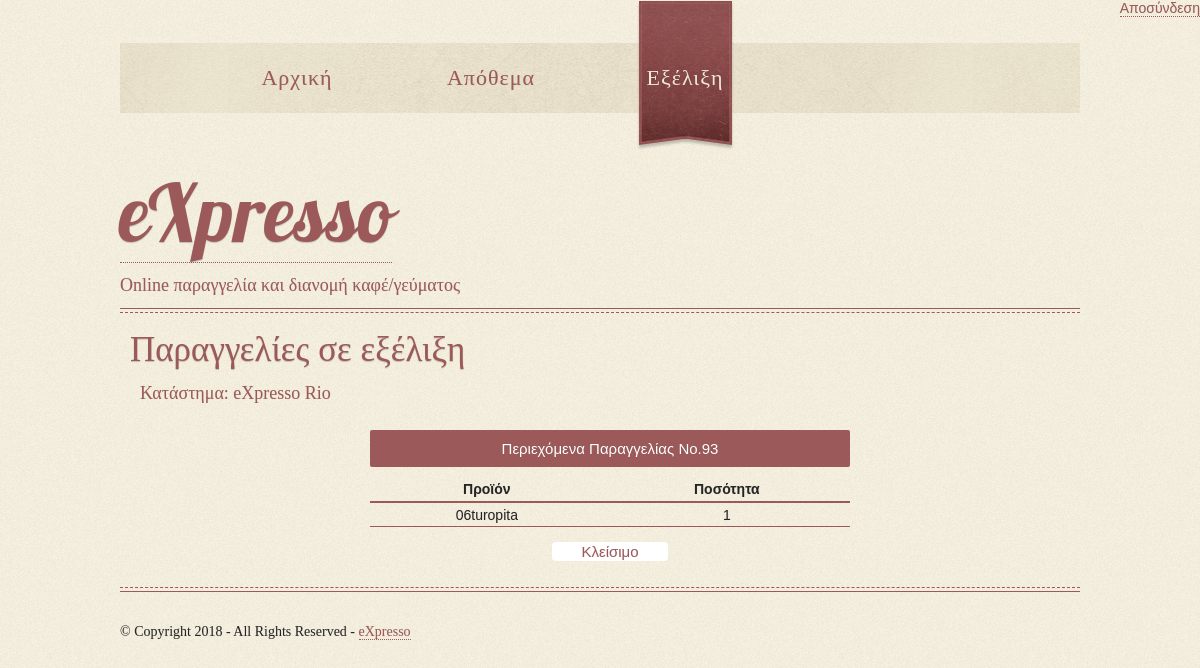
The app's page /eXpresso/orders.php?id_par=93 (signed in) with its own data.
### tables this page shows
CREATE TABLE `katasthma` (
  `onoma` varchar(50) NOT NULL,
  `odos` varchar(50) NOT NULL,
  `arithmos` int(11) NOT NULL,
  `TK` int(5) DEFAULT NULL,
  `thlefwno` varchar(10) DEFAULT NULL,
  `latitude` double DEFAULT NULL,
  `longitude` double DEFAULT NULL,
  `manager_fk` int(10) DEFAULT NULL
);

CREATE TABLE `periexei` (
  `id_par` int(11) NOT NULL,
  `id_proiontos` varchar(255) NOT NULL,
  `posothta` int(11) NOT NULL
);

### eXpresso/dbcontroller.php (called while the page is built, shortened)
<?php
class DBController
{
	private $host = "localhost";
	private $user = "root";
	private $password = "";
	private $database = "delivery";
	private $conn;
	function __construct()
	{
		$this->conn = $this->connectDB();
	}
	function connectDB()
	{
		$conn = mysqli_connect($this->host,$this->user,$this->password,$this->database);
		mysqli_query($conn,"SET CHARACTER SET utf8") or die(mysql_error());
		return $conn;
	}
	function runQuery($query)
	{
		$result = mysqli_query($this->conn,$query) or die(mysql_error());
		while($row=mysqli_fetch_assoc($result))
		{
			$resultset[] = $row;
		}
		if(!empty($resultset))
			return $resultset;
	}
	function selectQuery($query)
	{
		$result = mysqli_query($this->conn,$query) or die(mysql_error());
		$row = mysqli_fetch_array($result);
		return $row;
	}
}
?>

### eXpresso/orders.php (the view, shortened to what this page needs)
<?php
	include 'header.php';
	require ("dbcontroller.php");
	$db_handle = new DBController();
	$katasthma = $db_handle->selectQuery("SELECT * FROM katasthma WHERE manager_fk='".$_SESSION ['AFM_man']."'");
	if(isset($_GET['id_par']))
	{
		$proionta_paraggelias = $db_handle->runQuery("SELECT id_proiontos, posothta FROM periexei WHERE id_par='".$_GET['id_par']."'");
	}
?>
		  <div class="wrapper">
			  <div class="border"></div>
				<article class="fullwidth menu">
				  <h4>Παραγγελίες σε εξέλιξη</h4>
				  <p>Κατάστημα: <?php echo $katasthma["onoma"]; ?></p>
				  <br>
					<?php
					if (!empty($proionta_paraggelias))
					{
					?>
						<div id="product-grid" style="width:50%; margin: auto; text-align: center">
							<div class="txt-heading" style="font-size: 15px">Περιεχόμενα Παραγγελίας No.<?php echo $_GET["id_par"]; ?></div>
							<table cellpadding="10" cellspacing="1" align="center" style="width:100%;">
								<tbody>
									<tr height="25" style="border-bottom:#9c5959 2px solid;">
										<th style="text-align:center;"><strong>Προϊόν</strong></th>
										<th style="text-align:center;"><strong>Ποσότητα</strong></th>
									</tr>
									<?php
									foreach($proionta_paraggelias as $key=>$value)
									{
									?>
										<tr height="25">
											<td style="text-align:center; border-bottom:#9c5959 1px solid;"><?php echo $proionta_paraggelias[$key]["id_proiontos"]; ?></td>
											<td style="text-align:center; border-bottom:#9c5959 1px solid;"><?php echo $proionta_paraggelias[$key]["posothta"]; ?></td>
										</tr>
									<?php
									}
									?>
									<tr>
										<td align="center" colspan="2"><a href="orders.php"><div style="background-color: #ffffff; border: none; margin-top: 15px; padding: 1px 10px; width: 20%; color: #9c5959; font-size: 15px; text-decoration: none; border-radius: 4px;">Κλείσιμο</div></a></td>
									</tr>
								</tbody>
							</table>
							<br>
						</div>
					<?php
					}
					?>
				</article>
				<br>
			</div>
<?php
	include 'footer.php';
?>

### eXpresso/styles/style.css (style rules this page uses)
body, div, dl, dt, dd, ul, ol, li, h1, h2, h3, h4, h5, h6, pre, code, form, fieldset, legend, input, textarea, p, th, td, address { margin: 0; padding: 0; }
table { border-collapse: collapse; border-spacing: 0; font-size: inherit; }
address, caption, cite, code, dfn, em, strong, th, var { font-style: normal; font-weight: normal; }
caption, th { text-align: left; }
strong { font-weight: bold; }
body { background: #f5f0e0 url(../images/noise.png); font-family: Century Gothic, sans-serif; color: #252525; font-size: 14px; text-shadow: 0 0 1px rgba(0, 0, 0, 0.10); }
h4 { font-size: 35px; }
h1, h2, h3, h4, h5, h6 { font-family: 'Palatino Linotype', cursive; color: #9c5959; text-shadow: 0px 1px 1px rgba(0, 0, 0, 0.2); font-weight: normal; line-height: 1.3; }
a { color: #9c5959; text-decoration: none; border-bottom: 1px dotted #9c5959; }
.border { height: 3px; border-top: 1px solid #9c5959; border-bottom: 1px dashed #9c5959; }
.wrapper { margin-top: 30px; }
p { font-size: 18px; font-family: Palatino Linotype; color: #9c5959; padding: 10px; }
article { width: 630px; float: left; padding: 10px; border-right: 1px dashed #9c5959; }
.fullwidth { border-right: 0px dashed #9c5959; width: 960px; }
.menu p { width: 420px; }

### eXpresso/styles/style3.css (style rules this page uses)
.txt-heading { padding: 10px 10px; border-radius: 2px; color: #FFF; background: #9c5959; margin-bottom:10px; }
#product-grid { margin-bottom:30px; }

### records on screen
katasthma: onoma "eXpresso Rio"
periexei: id_proiontos "06turopita", posothta "1"

### other values on screen
$_GET["id_par"] "93"
